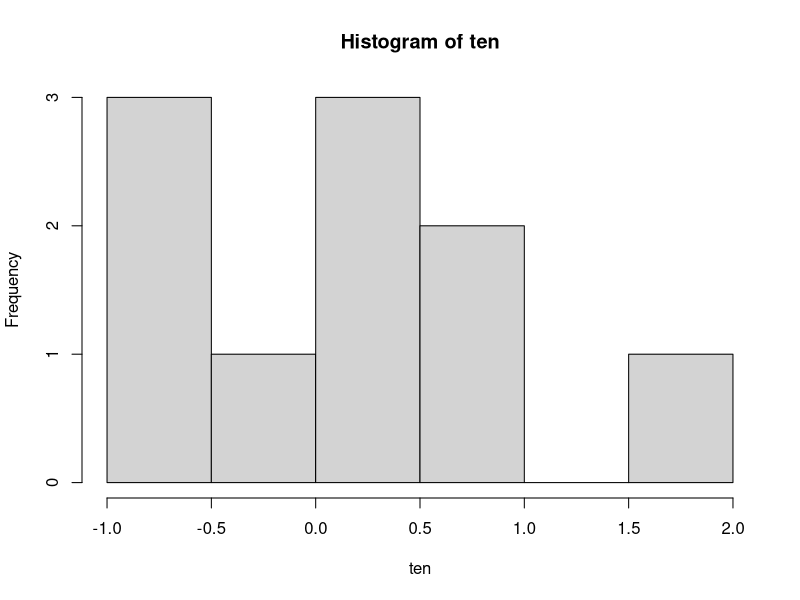
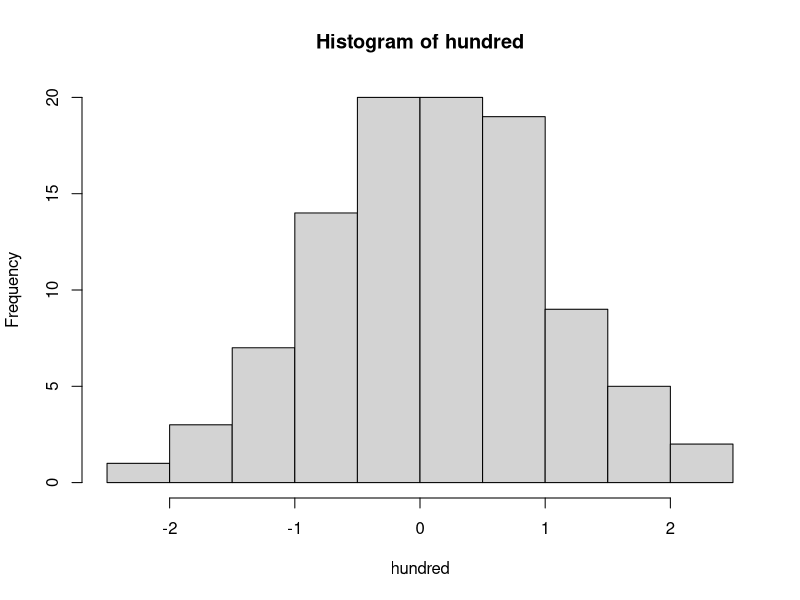
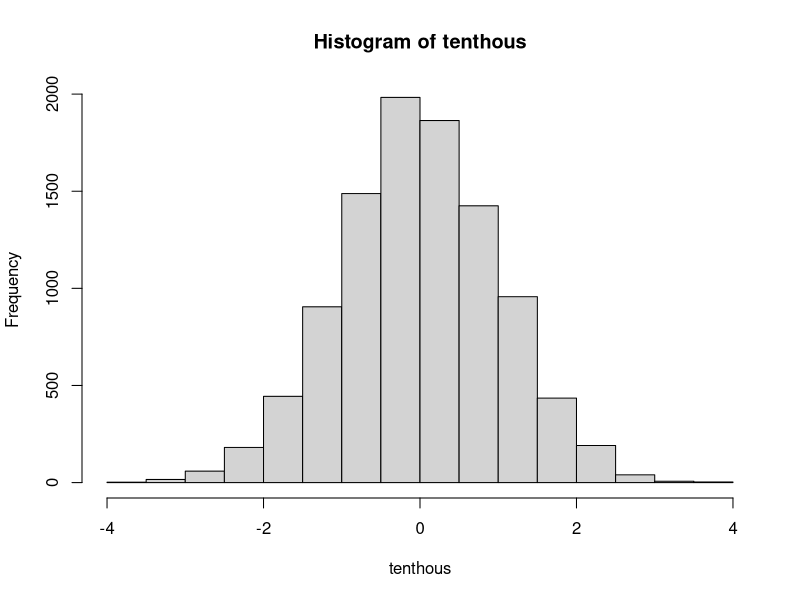

Reproduce these figures in R, in order.
## ---- chunk 1
set.seed(1)

ten <-rnorm(10) #Making a random drawn of 10 from the normal distribution
hundred <- rnorm(100) #Making a random drawn of 100 from the normal distribution
tenthous <- rnorm(10000) #Making a random drawn of 10000 from the normal distribution

## ---- chunk 2
#ten
mean(ten)
var(ten)

## ---- chunk 3
#hundred
mean(hundred)
var(hundred)
## ---- chunk 4
#tenthous
mean(tenthous)
var(tenthous)
## ---- chunk 5
#Plot with hist

hist(ten)
## ---- chunk 6
hist(hundred)
## ---- chunk 7
hist(tenthous)
## ---- chunk 8
a <- c(5,4,5)
b <- c(7,6,8)

scores <- c(a, b)

meanA <- mean(a)
meanB <- mean(b)
mean_all <- mean(scores)


ssA <- (meanA - mean_all)^2 * length(a)
ssB <- (meanB - mean_all) ^2 * length(b)
sstotal <- ssA + ssB

errorA <- sum((a - meanA)^2)
errorB <- sum((b- meanB)^2)
error <- errorA + errorB

ms_trt <- sstotal / 1 #( two treatments - 1)
ms_error <- error / 4 

F <- ms_trt / ms_error

F

## ---- chunk 9

Fortune <- c(42, 47)
Bugz <- c(65, 62)
Eliminator <- c(48, 44)

scores <- c(Fortune, Bugz, Eliminator)

#FIrst step is to calcuulate the mean

meanF <- mean(Fortune)
meanB <- mean(Bugz)
meanE <- mean(Eliminator)
mean_all <- mean(scores)

# Second step is to calculate the sum of sqares

ssF <- (meanF - mean_all) ^2 * length(Fortune)
ssB <- (meanB - mean_all) ^2 * length(Bugz)
ssE <- (meanE - mean_all) ^2 * length(Eliminator)
ssall <- ssF + ssB + ssE

# Third step is to calculate the errors

errorF <- sum((Fortune - meanF)^2)
errorB <- sum((Bugz- meanB)^2)
errorE <- sum((Eliminator- meanE)^2)
error <- errorF + errorB + errorE

dof_treatments <- 2 
dof_error <- 3

ms_trt <- ssall / dof_treatments 
ms_error <- error / dof_error 

F <- ms_trt / ms_error

F


## ---- chunk 10
# Getting p-values

Fstats <- 8

pf( Fstats, df1 = 3, df2 = 15) #df1 treatments, df2 error

1 - pf( Fstats, df1 = 3, df2 = 15) # Manually

pf( Fstats, df1 = 3, df2 = 15, lower.tail = FALSE) # Auto, Lower.tail will auto do the (1 - pf) for us.


# Cutoffs
qf(0.05, df1 = 3, df2 = 15, lower.tail = FALSE)

## ---- chunk 11
# in class exercise

Fstats2 <- 26.78

# P-value

pf(Fstats2, df1 = 2, df2 = 3, lower.tail = FALSE)

# The p-value is the percent probability if the H0 is true that the observed treatment would happen alone. 
## ---- chunk 12
thrips <- read.csv("../data/08_thrips.csv")

model <- aov(thrips ~ treatment , data = thrips) # Thrips is explained by the column treatment and the data is thrips.

summary(model)
